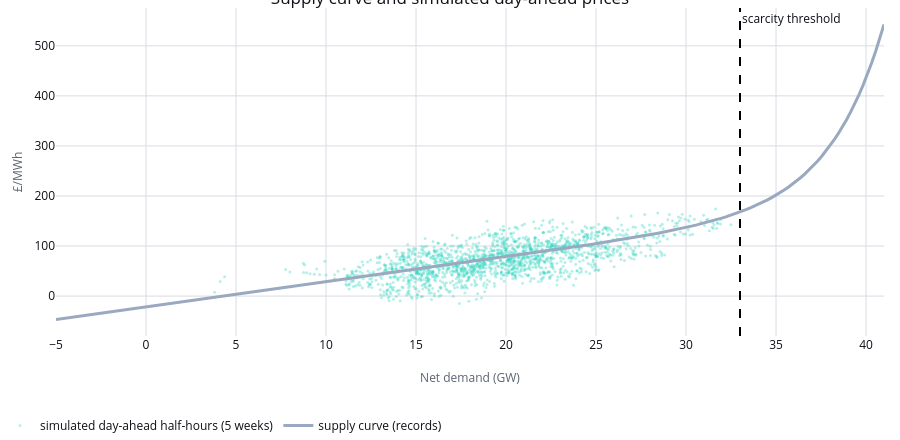

The code cell stored with this chart in its notebook:
### Markdown cell above
## 2. The convex supply curve

`supply_curve_gbp_per_mwh` turns net demand into a price:
a straight line (the gas-set middle of the merit order; below zero at very low net demand, where
inflexible and subsidised plant pays to keep running) plus an exponential scarcity term that is
almost nothing below the scarcity threshold and steep above it. Because the curve is convex,
**the same extra GW moves the price more when the system is already tight** (decision 0004
items 55 and 56). That is why a cold, still evening is where shocks hurt.

The dots are simulated half-hours. They scatter around the curve because the day-ahead price also
carries the daily level, the half-hour noise and the expected cost of surprises (sections 3-6).

### Code cell
curve_values = {name: price_assumptions[name] for name in SUPPLY_CURVE_INPUTS}
grid_gw = np.linspace(np.floor(net_demand.min()) - 2, np.ceil(net_demand.max()) + 3, 200)
curve_figure = go.Figure()
sample_worlds = slice(0, 5)
curve_figure.add_trace(
    go.Scatter(
        x=net_demand[sample_worlds, STUDY].ravel().round(3),
        y=day_ahead[sample_worlds, STUDY].ravel().round(2),
        mode="markers",
        marker={"size": 3, "opacity": 0.35},
        name="simulated day-ahead half-hours (5 weeks)",
    )
)
curve_figure.add_trace(
    go.Scatter(
        x=grid_gw,
        y=supply_curve_gbp_per_mwh(grid_gw, **curve_values),
        mode="lines",
        line={"width": 3},
        name="supply curve (records)",
    )
)
curve_figure.add_vline(
    x=curve_values["scarcity_threshold_gw"], line_dash="dash", annotation_text="scarcity threshold"
)
curve_figure.update_layout(
    title="Supply curve and simulated day-ahead prices",
    xaxis_title="Net demand (GW)",
    yaxis_title="£/MWh",
)
apply_notebook_style(curve_figure, height=440)

### Figure 1 — Plotly figure (JSON) as saved in the notebook; plotly's stock layout.template omitted (floating-point values rounded to 4 significant figures; data arrays with more than 128 entries replaced by an {"elided": "..."} marker saying what was removed)
{"data": [{"marker": {"opacity": 0.35, "size": 3}, "mode": "markers", "name": "simulated day-ahead half-hours (5 weeks)", "x": {"elided": "1680 float values"}, "y": {"elided": "1680 float values"}, "type": "scatter"}, {"line": {"width": 3}, "mode": "lines", "name": "supply curve (records)", "x": {"elided": "200 float values"}, "y": {"elided": "200 float values"}, "type": "scatter"}], "layout": {"shapes": [{"line": {"dash": "dash"}, "type": "line", "x0": 33.0, "x1": 33.0, "xref": "x", "y0": 0, "y1": 1, "yref": "y domain"}], "annotations": [{"showarrow": false, "text": "scarcity threshold", "x": 33.0, "xanchor": "left", "xref": "x", "y": 1, "yanchor": "top", "yref": "y domain"}], "title": {"text": "Supply curve and simulated day-ahead prices"}, "xaxis": {"title": {"text": "Net demand (GW)"}}, "yaxis": {"title": {"text": "£/MWh"}}, "margin": {"b": 104}, "height": 440, "paper_bgcolor": "#FFFFFF", "plot_bgcolor": "#FFFFFF"}}
